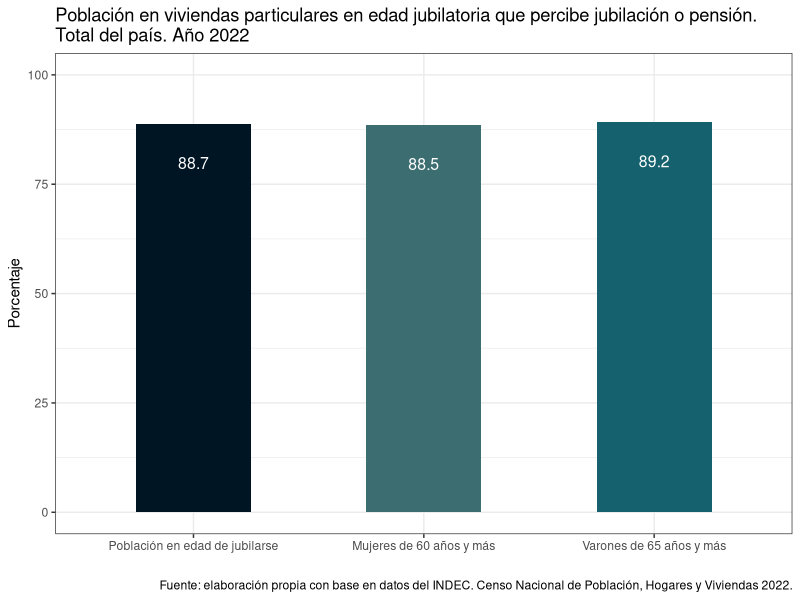
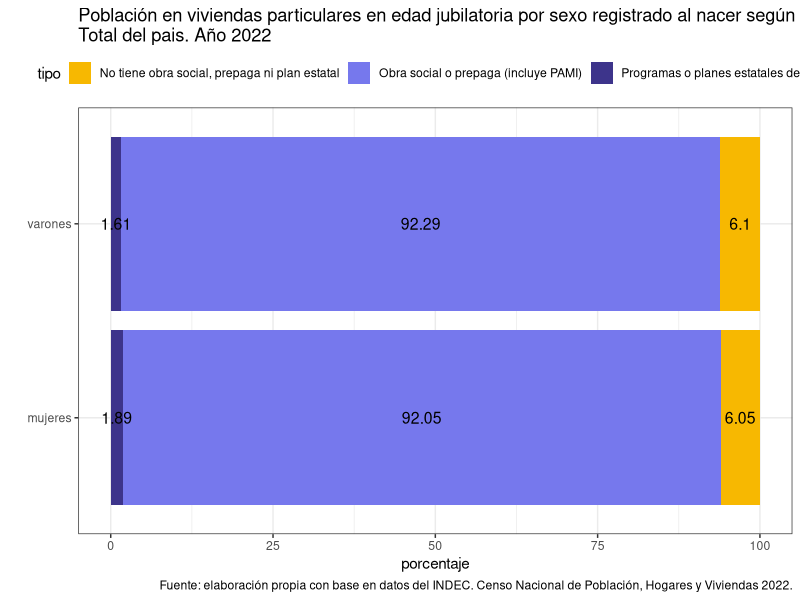
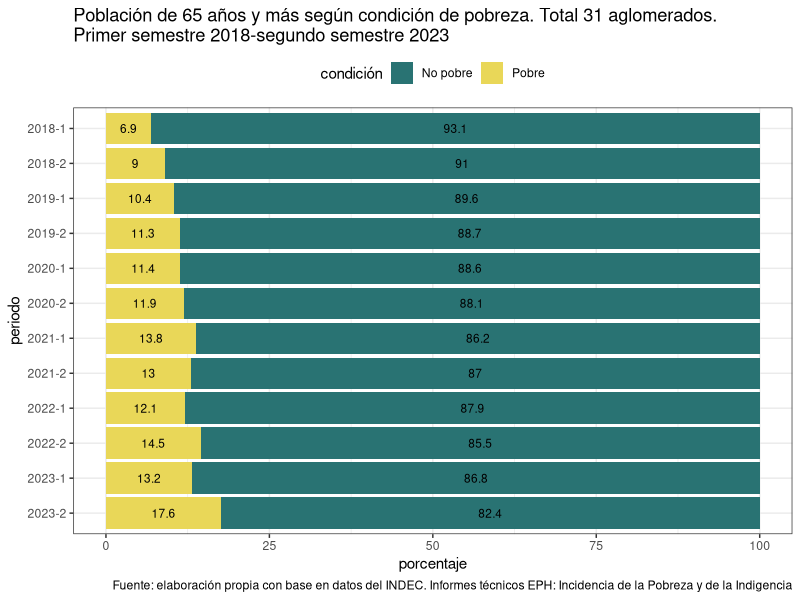
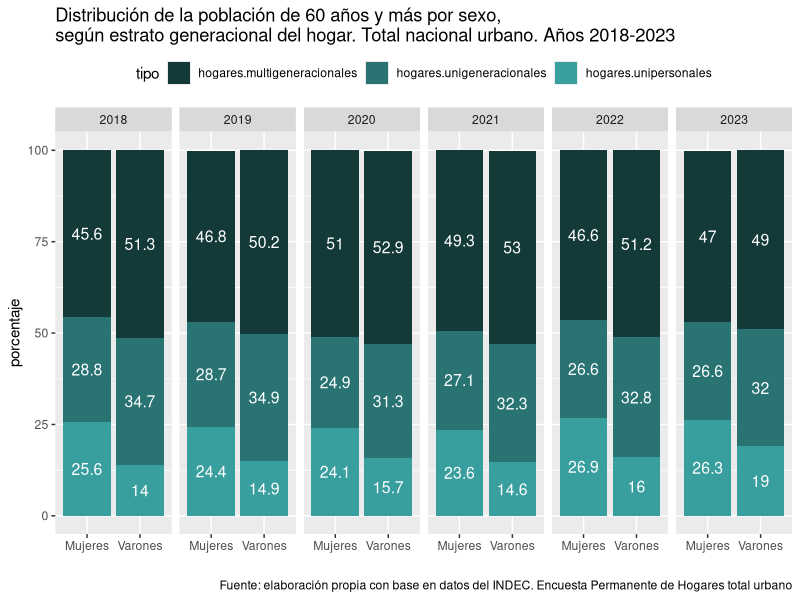
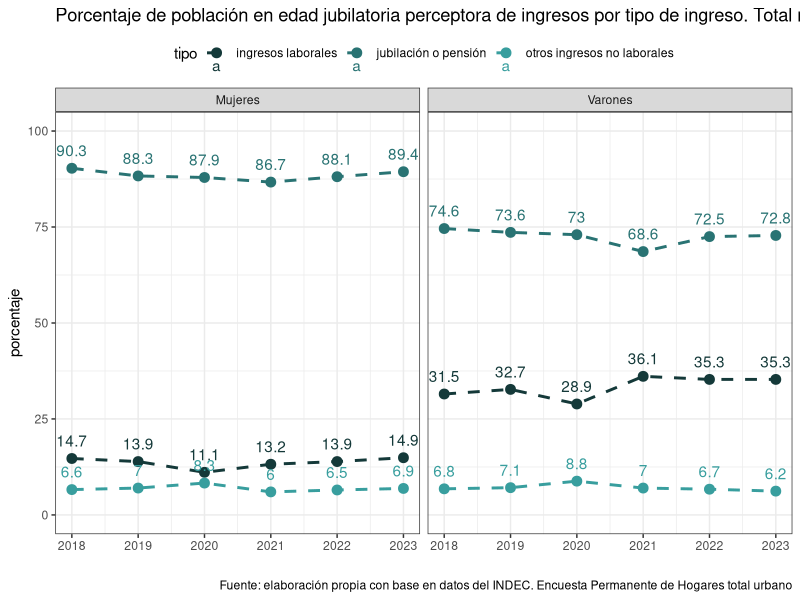
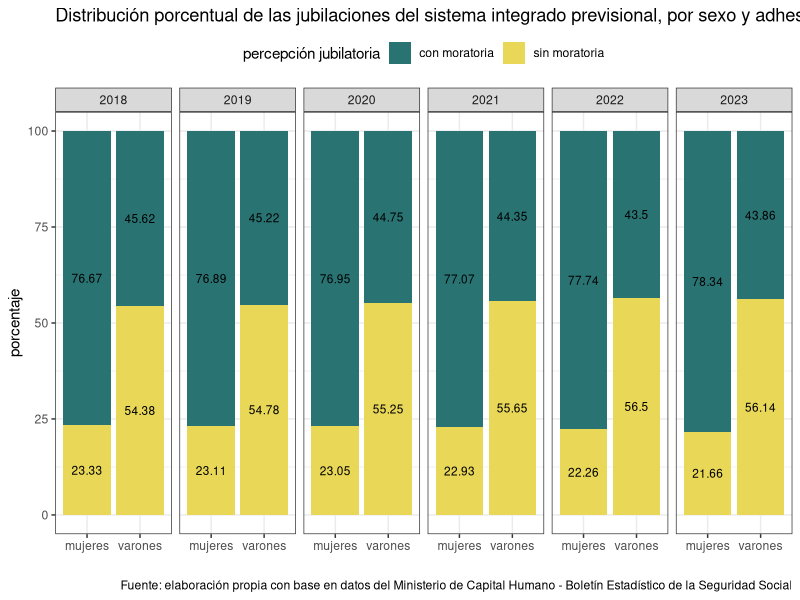
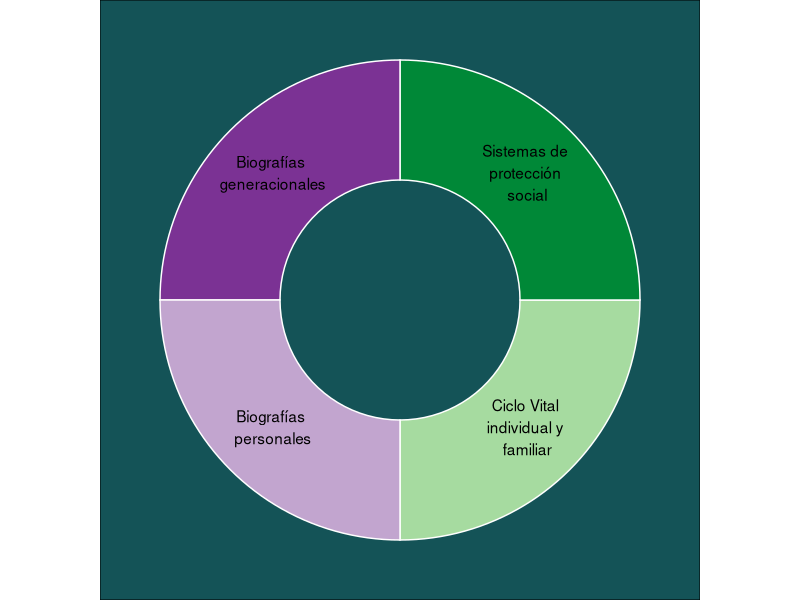

R code for these plots, in order:
## ---- chunk 1
knitr::opts_chunk$set(echo = TRUE)

library(tidyverse)
library(openxlsx)
## ---- chunk 2
# EPH
pobreza <- read.xlsx("data/datos.xlsx", sheet = "pobreza")
estrato <- read.xlsx("data/datos.xlsx", sheet = "estrato")
ingresos  <- read.xlsx("data/datos.xlsx", sheet = "ingresos")

# CAPITAL HUMANO 
bess <- read.xlsx("data/datos.xlsx", sheet = "bess-1")

# CENSO 
salud  <- read.xlsx("data/datos.xlsx", sheet = "salud")
jubilacion <- read.xlsx("data/datos.xlsx", sheet = "jubilacion")
salud2 <- read.xlsx("data/datos.xlsx", sheet = "salud2")
## ---- chunk 3
jubilacion <- jubilacion %>% 
  mutate(sexo = factor(sexo, levels = c("total", "mujeres", "varones")),
         cobertura = case_when(
           sexo == "total" ~ "Población en edad de jubilarse",
           sexo == "mujeres" ~ "Mujeres de 60 años y más",
           sexo == "varones" ~ "Varones de 65 años y más"),
         cobertura = fct_relevel(cobertura, c("Población en edad de jubilarse", 
                                              "Mujeres de 60 años y más", 
                                              "Varones de 65 años y más")))

ggplot(jubilacion, aes(cobertura, porcentaje, fill = sexo)) +
  geom_col(width = 0.5) +
  ylim(c(0,100)) +
  #scale_fill_manual(values = c("#fb8b24","#d90368","#820263")) +
  scale_fill_manual(values = c("#001524","#3c6e71","#15616d")) +
  theme_bw() +
  theme(
    legend.position = "none"
  ) +
  geom_text(aes(label = porcentaje), 
            position = position_stack(vjust = 0.9), 
            size = 4, colour = "white") +
  labs(
    x = " ",
    y =  "Porcentaje",
    title = "Población en viviendas particulares en edad jubilatoria que percibe jubilación o pensión. \nTotal del país. Año 2022",
    caption = "Fuente: elaboración propia con base en datos del INDEC. Censo Nacional de Población, Hogares y Viviendas 2022."
  )
## ---- chunk 4

salud2 <- salud2 %>% 
  mutate(pp_obra_social = round(obra_social/poblacion_total*100,2),
         pp_plan_estatal = round(plan_estatal/poblacion_total*100,2),
         pp_no_tiene = round(no_tiene/poblacion_total*100,2)
         ) %>% 
  filter(grupo_edad == "total") %>% 
  select(1, 7:9) %>% 
  pivot_longer(cols = c(2:4),names_to = "tipo", values_to = "value") %>% 
  mutate(tipo = case_when( tipo == "pp_no_tiene" ~ 
                             "No tiene obra social, prepaga ni plan estatal",
                           tipo == "pp_plan_estatal" ~ "Programas o planes estatales de salud",
                           tipo == "pp_obra_social" ~ "Obra social o prepaga (incluye PAMI)")
  )
  

ggplot(salud2, aes(sexo,value, fill = tipo)) +
  geom_col() +
  coord_flip() +
  #scale_fill_viridis_d(option = "a") +
  #scale_fill_manual(values = c("#5e548e","#297373", "#389e9e"))+
  scale_fill_manual(values = c("#f7b801","#7678ed", "#3d348b"))+
  theme_bw() +
  labs(
    title = "Población en viviendas particulares en edad jubilatoria por sexo registrado al nacer según tenencia de cobertura de salud. \nTotal del pais. Año 2022",
    y = "porcentaje",
    caption = "Fuente: elaboración propia con base en datos del INDEC. Censo Nacional de Población, Hogares y Viviendas 2022.",
    x = " "
  ) +
  geom_text(aes(label = value),
            position = position_stack(vjust = .5),size = 4, colour = "black") +
 theme(legend.position = "top")
## ---- chunk 5

gpobreza <- pobreza %>% 
  select(1:2,5:6) %>% 
  pivot_longer(cols = c(3:4), names_to = "pobreza", values_to = "value") %>% 
  mutate(periodo =  paste0(anio, "-", semestre),
         pobreza = ifelse(pobreza == "no_pobres", "No pobre", "Pobre")) 


ggplot(gpobreza, aes(periodo, value, fill = pobreza)) +
  geom_col() +
  scale_fill_manual(values = c("#297373", "#e9d758")) +
  theme_bw() +
  theme(
    legend.position = "top"
  ) +
  coord_flip() +
  scale_x_discrete(limits=rev) +
  geom_text(aes(label = value, group = pobreza), 
            position = position_stack(vjust = 0.5), 
            size = 3, colour = "black") +
  labs(
    x = "periodo",
    y = "porcentaje",
    fill = "condición",
    title = "Población de 65 años y más según condición de pobreza. Total 31 aglomerados. \nPrimer semestre 2018-segundo semestre 2023",
    caption = "Fuente: elaboración propia con base en datos del INDEC. Informes técnicos EPH: Incidencia de la Pobreza y de la Indigencia"
  )
  
## ---- chunk 6

estrato <- estrato %>% 
  filter(Grupo ==  "Total",
         Sexo != "Total") %>% 
  select(1, 3, 9:11) %>% 
  pivot_longer(cols = c(3:5), names_to = "tipo", values_to = "porcentaje")




ggplot(estrato, aes(Sexo, porcentaje, fill = tipo)) +
  geom_col() +
 scale_fill_manual(values = c("#143939","#297373", "#389e9e"))+
 facet_grid(~ANO4) +
#   theme_light() +
  labs(
    title = "Distribución de la población de 60 años y más por sexo,\nsegún estrato generacional del hogar. Total nacional urbano. Años 2018-2023",
    y = "porcentaje",
    caption = "Fuente: elaboración propia con base en datos del INDEC. Encuesta Permanente de Hogares total urbano",
    x = " "
  ) +
  geom_text(aes(label = porcentaje, group = Sexo),
            position = position_stack(vjust = .5),size = 4, colour = "white") +
 theme(legend.position = "top")
## ---- chunk 7
ingresos <- ingresos %>% 
  filter(CH04 != "Total") %>% 
  select(1,2, 7:9) %>% 
  pivot_longer(cols = c(3:5), names_to = "tipo", values_to = "porcentaje") %>% 
  mutate(tipo = 
           case_when(tipo == "Ingresos.laborales" ~ "ingresos laborales",
                     tipo == "Jubilación.o.pensión" ~ "jubilación o pensión",
                     tipo == "Otros.ingresos.no.laborales" ~ "otros ingresos no laborales")) %>% 
  rename(ano = "Año", sexo =  CH04)


ggplot(ingresos, aes(ano, porcentaje, group = tipo, colour = tipo)) +
  geom_point(size = 3) +
  geom_line(linetype = 2,linewidth = 1) +
  facet_wrap(~sexo) +
  ylim(c(0,100)) +
  scale_color_manual(values = c("#143939","#297373", "#389e9e"))+
 # facet_grid(ano ~ tipo) +
 theme_bw() +
  labs(
    title = "Porcentaje de población en edad jubilatoria perceptora de ingresos por tipo de ingreso. Total nacional urbano. Años 2018-2023",
    y = "porcentaje",
    caption = "Fuente: elaboración propia con base en datos del INDEC. Encuesta Permanente de Hogares total urbano",
    x = " "
  ) +
  geom_text(aes(label = porcentaje, group = tipo),vjust = -1) +
  # geom_text(aes(label = porcentaje, group = tipo),
  #           position = position_stack(vjust = 1),size = 3, colour = "black") +
 theme(legend.position = "top")

## ---- chunk 8
gbess <- bess %>% 
  filter(ano %in% c(2018:2023)) %>% 
  mutate(pp_con_v = round(con_moratoria_v/total_v*100,2),
         pp_sin_v = round(sin_moratoria_v/total_v*100,2),
         pp_con_m = round(con_moratoria_m/total_m*100,2),
         pp_sin_m = round(sin_moratoria_m/total_m*100,2)
         ) %>% 
  select(1, 8:11) %>% 
  pivot_longer(cols = c(2:5),names_to = "porcentaje", values_to = "value") %>% 
  mutate(sexo = case_when(porcentaje %in% c("pp_con_m","pp_sin_m") ~ "mujeres",
                          TRUE ~ "varones"),
         jubilacion =  case_when(porcentaje %in% c("pp_con_m","pp_con_v") ~ "con moratoria",
                          TRUE ~ "sin moratoria")
         )


ggplot(gbess, aes(sexo, value, fill = jubilacion))+
  geom_col() +
  facet_wrap(~ ano, nrow = 1) +
  #coord_flip() +
  #scale_fill_brewer(palette = "Set2") +
  scale_fill_manual(values = c("#297373", "#e9d758")) +
  theme_bw() +
  theme(
    legend.position = "top"
  ) +
  geom_text(aes(label = value, group = jubilacion), 
            position = position_stack(vjust = 0.5), 
            size = 3, colour = "black") +
  labs(
    x = " ",
    y = "porcentaje",
    fill = "percepción jubilatoria",
    title = "Distribución porcentual de las jubilaciones del sistema integrado previsional, por sexo y adhesión a moratoria. Total del país. Años 2018-2013",
    caption = "Fuente: elaboración propia con base en datos del Ministerio de Capital Humano - Boletín Estadístico de la Seguridad Social")
## ---- chunk 9
# Datos para el gráfico
data <- data.frame(
  category = c("Ciclo Vital \nindividual y \nfamiliar", "Sistemas de \nprotección \nsocial", "Biografías \ngeneracionales", "Biografías \npersonales"),
  value = rep(1, 4) # Para dividir en partes iguales
)

ggplot(data, aes(x = 2, y = value, fill = category)) +
  geom_bar(stat = "identity", width = 1, color = "white") +
  coord_polar(theta = "y") +
  xlim(0.5, 2.5) + # Ajuste para hacer la dona
  theme_void() + # Quitar ejes y fondo
  theme(legend.position = "none") + # Opcional: ocultar leyenda
  geom_text(aes(label = category), position = position_stack(vjust = 0.5)) + # Texto dentro de las secciones
  #annotate("text", x = 0, y = 0, label = "Seguridad Económica", size = 6, fontface = "bold") + # Texto en el centro
  scale_fill_brewer(palette = "PRGn") + # Colores opcionales
  theme(plot.background = element_rect(fill = "#145357")) 
